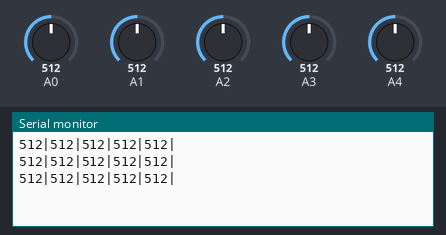
Bench run of a sketch on a simulated Arduino Uno, built with avr-gcc and run on an emulated ATmega328P. Parts: the last lines printed to the serial monitor. The test bench sets the inputs (shaded band); at power-on: A0 = 512, A1 = 512, A2 = 512, A3 = 512, A4 = 512.

Above: at 1.3 s.
1.4 s: A0 set to 716
At 1.9 s:
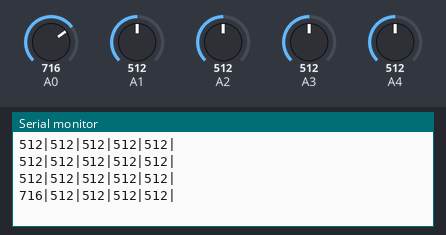
2.9 s: A1 set to 716
At 3.4 s:
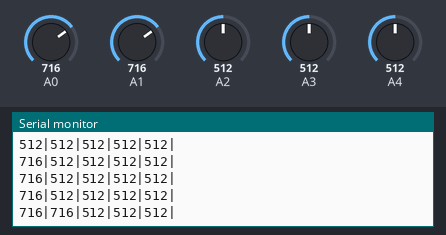
4.4 s: A2 set to 716
At 4.9 s:
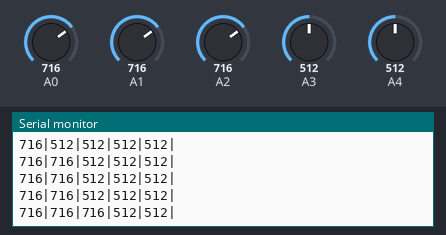
5.9 s: A3 set to 716
At 6.4 s:
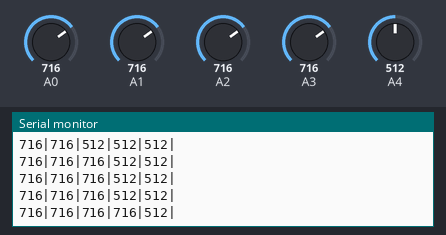
7.4 s: A4 set to 716
At 7.9 s:
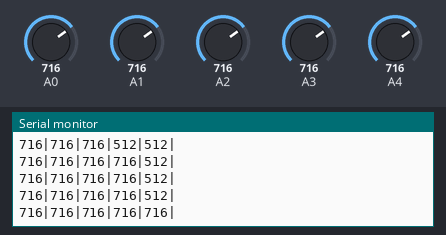
8.9 s: A0 set to 992
At 9.4 s:
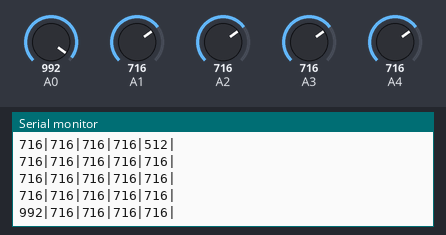
Timing chart, 0 to 11.4 s (numbered marks = the images above; inputs shaded):
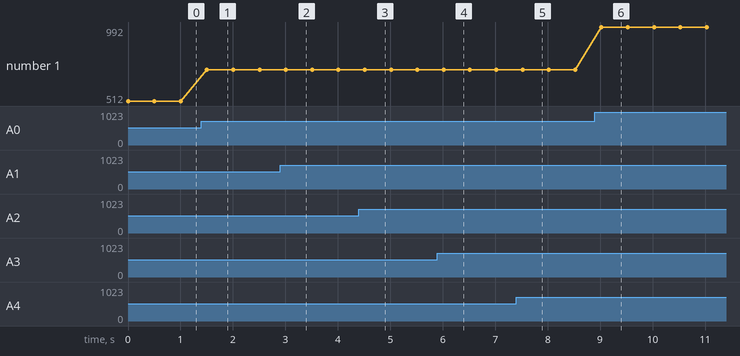

Measured:
- after the input at 1.4 s, the serial monitor: prints a new line after 0.11 s (image 1)
- after the input at 2.9 s, the serial monitor: prints a new line after 0.11 s (image 2)
- after the input at 4.4 s, the serial monitor: prints a new line after 0.11 s (image 3)
- after the input at 5.9 s, the serial monitor: prints a new line after 0.12 s (image 4)
- after the input at 7.4 s, the serial monitor: prints a new line after 0.12 s (image 5)
- after the input at 8.9 s, the serial monitor: prints a new line after 0.13 s (image 6)
- plotted number 1: 512 → 716 after the input at 1.4 s, 716 → 992 after the input at 8.9 s

The sketch:

leitura4LDR.ino
```cpp
int L0=0;
int L1=0;
int L2=0;
int L3=0;
int L4=0;

void setup()
{
Serial.begin(9600); //opens serial port, sets data rate to 9600 bps
}

void loop()
{

L0 = analogRead(A0);
L1 = analogRead(A1);
L2 = analogRead(A2);
L3 = analogRead(A3);
L4 = analogRead(A4);


Serial.print(L0);
Serial.print("|");
Serial.print(L1);
Serial.print("|");
Serial.print(L2);
Serial.print("|");
Serial.print(L3);
Serial.print("|");
Serial.print(L4);
Serial.println("|");

delay(500);
}
```
